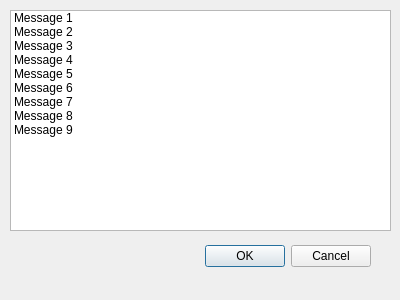
<?xml version="1.0" encoding="UTF-8"?>
<ui version="4.0">
 <class>AddTab</class>
 <widget class="QDialog" name="AddTab">
  <property name="geometry">
   <rect>
    <x>0</x>
    <y>0</y>
    <width>400</width>
    <height>300</height>
   </rect>
  </property>
  <property name="windowTitle">
   <string>Dialog</string>
  </property>
  <widget class="QDialogButtonBox" name="buttonBox">
   <property name="geometry">
    <rect>
     <x>30</x>
     <y>240</y>
     <width>341</width>
     <height>32</height>
    </rect>
   </property>
   <property name="orientation">
    <enum>Qt::Horizontal</enum>
   </property>
   <property name="standardButtons">
    <set>QDialogButtonBox::Cancel|QDialogButtonBox::Ok</set>
   </property>
  </widget>
  <widget class="QListWidget" name="listWidget">
   <property name="geometry">
    <rect>
     <x>10</x>
     <y>10</y>
     <width>381</width>
     <height>221</height>
    </rect>
   </property>
   <item>
    <property name="text">
     <string>Message 1</string>
    </property>
    <property name="checkState">
     <enum>Unchecked</enum>
    </property>
    <property name="flags">
     <set>ItemIsSelectable|ItemIsUserCheckable|ItemIsEnabled</set>
    </property>
   </item>
   <item>
    <property name="text">
     <string>Message 2</string>
    </property>
   </item>
   <item>
    <property name="text">
     <string>Message 3</string>
    </property>
   </item>
   <item>
    <property name="text">
     <string>Message 4</string>
    </property>
   </item>
   <item>
    <property name="text">
     <string>Message 5</string>
    </property>
   </item>
   <item>
    <property name="text">
     <string>Message 6</string>
    </property>
   </item>
   <item>
    <property name="text">
     <string>Message 7</string>
    </property>
   </item>
   <item>
    <property name="text">
     <string>Message 8</string>
    </property>
   </item>
   <item>
    <property name="text">
     <string>Message 9</string>
    </property>
   </item>
  </widget>
 </widget>
 <resources/>
 <connections>
  <connection>
   <sender>buttonBox</sender>
   <signal>accepted()</signal>
   <receiver>AddTab</receiver>
   <slot>accept()</slot>
   <hints>
    <hint type="sourcelabel">
     <x>248</x>
     <y>254</y>
    </hint>
    <hint type="destinationlabel">
     <x>157</x>
     <y>274</y>
    </hint>
   </hints>
  </connection>
  <connection>
   <sender>buttonBox</sender>
   <signal>rejected()</signal>
   <receiver>AddTab</receiver>
   <slot>reject()</slot>
   <hints>
    <hint type="sourcelabel">
     <x>316</x>
     <y>260</y>
    </hint>
    <hint type="destinationlabel">
     <x>286</x>
     <y>274</y>
    </hint>
   </hints>
  </connection>
 </connections>
</ui>
